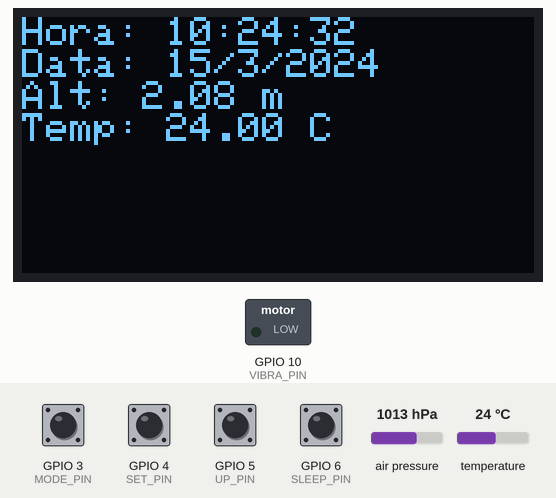
This sketch was run on a simulated ESP32-S2. On the bench: 128×64 one-colour display, switched loads named in the sketch (green lamp = pin HIGH). The test bench sets the inputs (shaded band); at power-on: GPIO 3 (MODE_PIN), GPIO 4 (SET_PIN), GPIO 5 (UP_PIN), GPIO 6 (SLEEP_PIN) HIGH, air pressure 1013 hPa, temperature 24 °C. WiFi joins after 1.5 s; servers stay silent unless stated; network time is answered at once with the bench clock; the local clock reads 2024-03-15 10:24:30 at power-on unless the sketch sets it; what the sketch prints to the serial monitor is not drawn. At 10.1 s the program puts the board to deep sleep or switches it off; the recording ends there.

Above: at 2.7 s.
2.8 s: GPIO 3 (MODE_PIN) pulled LOW for 0.15 s
At 4.0 s:
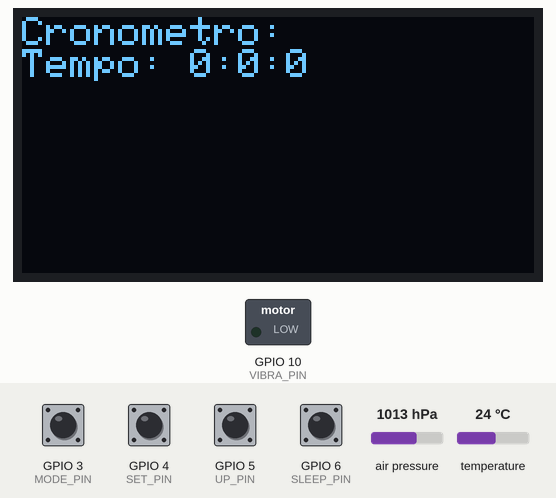
4.4 s: GPIO 3 (MODE_PIN) pulled LOW for 1 s
At 5.5 s:
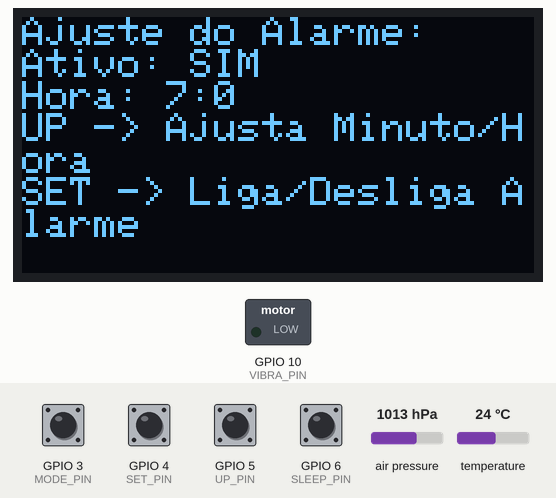
6.9 s: GPIO 4 (SET_PIN) pulled LOW for 1 s
At 8.4 s:
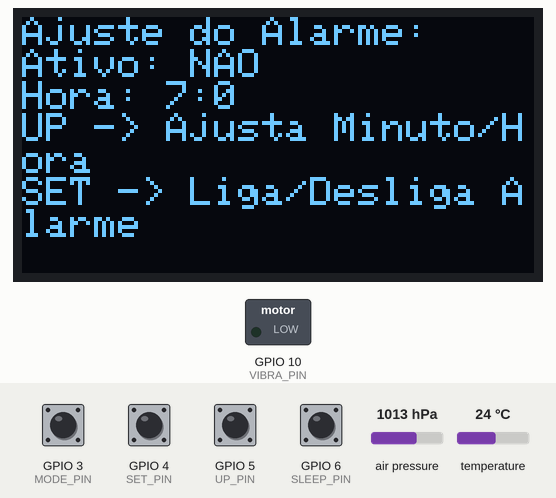
9.4 s: GPIO 6 (SLEEP_PIN) pulled LOW for 1 s
At 9.87 s:
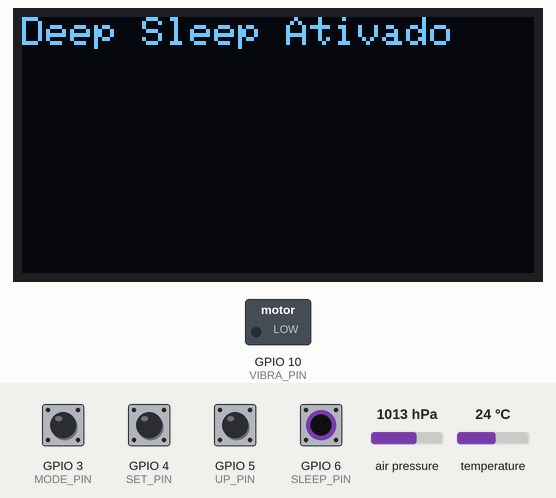
Timing chart, 0 to 10.1 s (numbered marks = the images above; inputs shaded):
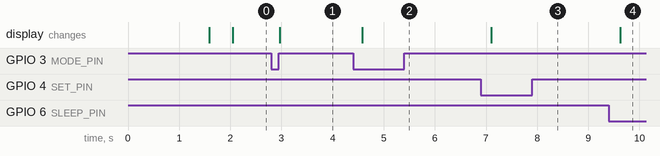

The sketch:

embarcado002a.ino
```cpp
/*
  Relógio ESP32-S2 SuperMini com:
  - Display OLED SSD1306 (I2C)
  - RTC DS3231
  - Sincronização NTP via WiFi
  - Vibra Call para alarme
  - BMP280 para altitude/temperatura
  - Menu via botões físicos
  - Cronômetro e Alarme funcionando
  - Modo Deep Sleep
*/

// -------------------- Bibliotecas --------------------
#include <Wire.h>
#include <Adafruit_GFX.h>
#include <Adafruit_SSD1306.h>
#include <RTClib.h>
#include <WiFi.h>
#include <NTPClient.h>
#include <WiFiUdp.h>
#include <Adafruit_BMP280.h>

// -------------------- Definições --------------------
#define SCREEN_WIDTH 128
#define SCREEN_HEIGHT 64
#define OLED_RESET    -1

// Botões
#define SDA_PIN 1  // GPIO1 -> SDA do I²C
#define SCL_PIN 2  // GPIO2 -> SCL do I²C
#define MODE_PIN 3
#define SET_PIN  4
#define UP_PIN   5
#define SLEEP_PIN 6 // Botão deep sleep

// Vibra call
// -------------------- Vibra Call --------------------
#define VIBRA_PIN 10 // GPIO10
#define PWM_CHANNEL 0   // Canal PWM (0–15)
#define PWM_FREQ 2000   // Frequência em Hz (2 kHz está ótimo pro vibra call)
#define PWM_RESOLUTION 8 // Resolução (8 bits -> 0-255 duty cycle)

Adafruit_SSD1306 display(SCREEN_WIDTH, SCREEN_HEIGHT, &Wire, OLED_RESET);
RTC_DS3231 rtc;
Adafruit_BMP280 bmp;

// WiFi e NTP
const char* ssid     = "SeuWiFi";
const char* password = "SuaSenha";
WiFiUDP ntpUDP;
NTPClient timeClient(ntpUDP, "pool.ntp.org", -10800, 60000);

// -------------------- Variáveis de Menu --------------------
enum Menu { RELÓGIO, CRONOMETRO, ALARME };
Menu menuAtual = RELÓGIO;

// Cronômetro
unsigned long cronometroStart = 0;
bool cronometroRodando = false;

// Alarme
int alarmeHora = 7;
int alarmeMinuto = 0;
bool alarmeAtivo = true;

// Controle de botões
bool modePressed = false;
bool setPressed = false;
bool sleepPressed = false;

// -------------------- Setup --------------------
void setup() {
  Serial.begin(115200);

  // Configura PWM no pino do vibra call
  ledcSetup(PWM_CHANNEL, PWM_FREQ, PWM_RESOLUTION);
  ledcAttachPin(VIBRA_PIN, PWM_CHANNEL);
  ledcWrite(PWM_CHANNEL, 0); // começa desligado

  pinMode(MODE_PIN, INPUT_PULLUP);
  pinMode(SET_PIN, INPUT_PULLUP);
  pinMode(UP_PIN, INPUT_PULLUP);
  pinMode(SLEEP_PIN, INPUT_PULLUP); // Botão deep sleep

  // Inicializa I2C nos pinos corretos do ESP32-S2 SuperMini
 Wire.begin(SDA_PIN, SCL_PIN);

  // Inicializa Display OLED
  if (!display.begin(SSD1306_SWITCHCAPVCC, 0x3C)) {
    Serial.println("Falha ao iniciar OLED!");
    for (;;);
  }
  display.clearDisplay();
  display.setTextSize(1);
  display.setTextColor(SSD1306_WHITE);

  // Inicializa RTC
  if (!rtc.begin()) {
    Serial.println("RTC não encontrado!");
    while (1);
  }

  // Inicializa BMP280
  if (!bmp.begin(0x76)) {
    Serial.println("Falha ao iniciar BMP280!");
    while (1);
  }
  bmp.setSampling(Adafruit_BMP280::MODE_NORMAL,
                  Adafruit_BMP280::SAMPLING_X2,
                  Adafruit_BMP280::SAMPLING_X16,
                  Adafruit_BMP280::FILTER_X16,
                  Adafruit_BMP280::STANDBY_MS_500);

  // Conecta WiFi
  WiFi.begin(ssid, password);
  Serial.print("Conectando ao WiFi...");
  while (WiFi.status() != WL_CONNECTED) {
    delay(500);
    Serial.print(".");
  }
  Serial.println(" conectado!");
  timeClient.begin();
}

// -------------------- Loop --------------------
void loop() {
  // ---------- Verifica botão deep sleep ----------
  if (digitalRead(SLEEP_PIN) == LOW && !sleepPressed) {
    sleepPressed = true;
    Serial.println("Entrando em Deep Sleep...");
    display.clearDisplay();
    display.setCursor(0,0);
    display.println("Deep Sleep Ativado");
    display.display();
    delay(500); // Mostra mensagem

    // Configura wakeup para o mesmo botão
    esp_sleep_enable_ext0_wakeup((gpio_num_t)SLEEP_PIN, 0);
    esp_deep_sleep_start();
  }
  if (digitalRead(SLEEP_PIN) == HIGH) sleepPressed = false;

  // ---------- Atualiza NTP e RTC ----------
  timeClient.update();
  DateTime now = rtc.now();
  DateTime ntpTime = DateTime(timeClient.getEpochTime());
  long diff = (long)now.unixtime() - (long)ntpTime.unixtime();
  if (abs(diff) > 5) rtc.adjust(ntpTime);
  now = rtc.now();

  // ---------- Lê sensores ----------
  float altitude = bmp.readAltitude(1013.25);
  float temperature = bmp.readTemperature();

  // ---------- Leitura dos botões ----------
  if (digitalRead(MODE_PIN) == LOW && !modePressed) {
    menuAtual = (Menu)((menuAtual + 1) % 3);
    modePressed = true;
  }
  if (digitalRead(MODE_PIN) == HIGH) modePressed = false;

  if (digitalRead(SET_PIN) == LOW && !setPressed) {
    if (menuAtual == CRONOMETRO) {
      cronometroRodando = !cronometroRodando;
      if (cronometroRodando) cronometroStart = millis();
    } else if (menuAtual == ALARME) {
      alarmeAtivo = !alarmeAtivo;
    }
    setPressed = true;
  }
  if (digitalRead(SET_PIN) == HIGH) setPressed = false;

  if (digitalRead(UP_PIN) == LOW) {
    if (menuAtual == ALARME) {
      alarmeMinuto++;
      if (alarmeMinuto > 59) {
        alarmeMinuto = 0;
        alarmeHora = (alarmeHora + 1) % 24;
      }
      delay(200); // Debounce
    }
  }

  // ---------- Verifica Alarme ----------
if (alarmeAtivo && now.hour() == alarmeHora && now.minute() == alarmeMinuto && now.second() == 0) {
  ledcWrite(PWM_CHANNEL, 180); // vibra forte (0–255)
} else {
  ledcWrite(PWM_CHANNEL, 0);   // desligado
}


  // ---------- Atualiza Display ----------
  display.clearDisplay();
  display.setCursor(0,0);

  if (menuAtual == RELÓGIO) {
    display.print("Hora: ");
    display.print(now.hour());
    display.print(":");
    display.print(now.minute());
    display.print(":");
    display.println(now.second());

    display.print("Data: ");
    display.print(now.day());
    display.print("/");
    display.print(now.month());
    display.print("/");
    display.println(now.year());

    display.print("Alt: ");
    display.print(altitude);
    display.println(" m");

    display.print("Temp: ");
    display.print(temperature);
    display.println(" C");
  }
  else if (menuAtual == CRONOMETRO) {
    display.println("Cronometro:");
    unsigned long tempo = cronometroRodando ? millis() - cronometroStart : 0;
    unsigned int segundos = (tempo / 1000) % 60;
    unsigned int minutos = (tempo / 60000) % 60;
    unsigned int horas = tempo / 3600000;
    display.print("Tempo: ");
    display.print(horas);
    display.print(":");
    display.print(minutos);
    display.print(":");
    display.println(segundos);
  }
  else if (menuAtual == ALARME) {
    display.println("Ajuste do Alarme:");
    display.print("Ativo: ");
    display.println(alarmeAtivo ? "SIM" : "NAO");
    display.print("Hora: ");
    display.print(alarmeHora);
    display.print(":");
    display.println(alarmeMinuto);
    display.println("UP -> Ajusta Minuto/Hora");
    display.println("SET -> Liga/Desliga Alarme");
  }

  display.display();
  delay(200);
}
```

Measured:
- after the input at 2.8 s, the display: changes after 0.17 s (image 1)
- after the input at 4.4 s, the display: changes after 0.18 s (image 2)
- after the input at 6.9 s, the display: changes after 0.21 s (image 3)
- after the input at 9.4 s, the display: changes after 0.23 s (image 4)
